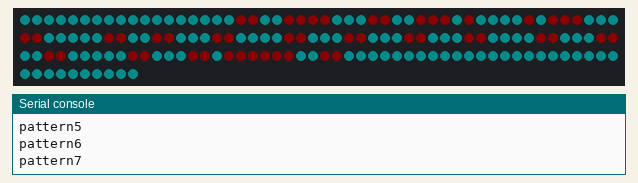
A program run on a simulated Raspberry Pi Pico running MicroPython. On the bench: 160 RGB LEDs in strip order, left to right, continuing on the next row, the last lines printed to the serial console. Dim RGB values are drawn brighter than linear; library files of the repository ran but are not shown: ws2812_pio_driver.py, NeoPixel.py.

Above: at 4.8 s.
At 5.72 s:
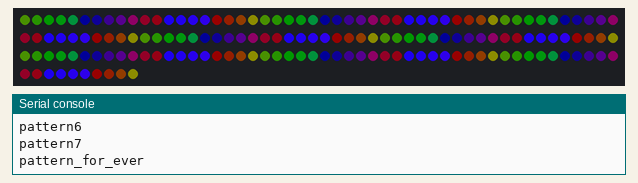
At 8.35 s:
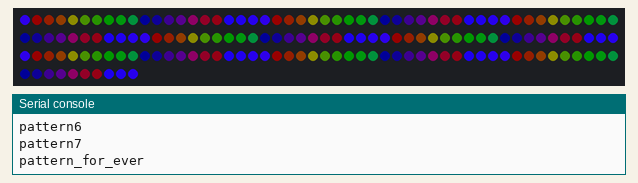
At 10.97 s:
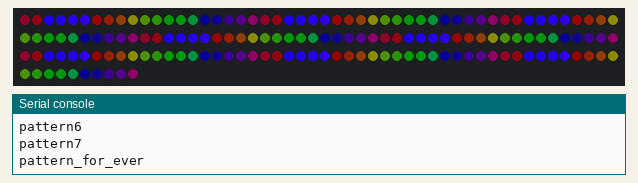
At 13.6 s:
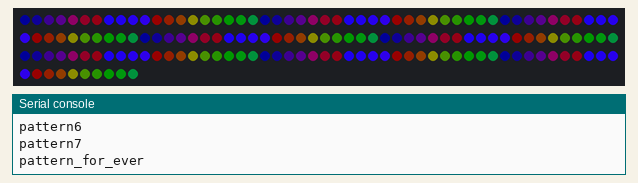
At 16.55 s:
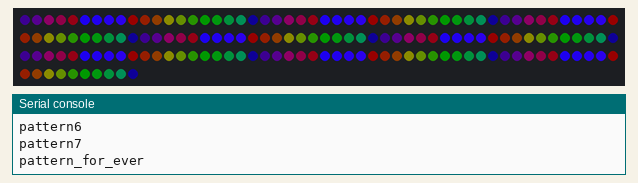

The program:

led.py
```python
#https://github.com/geobyjmh/pico_led
import array, time
import ws2812_pio_driver
import colour
from NeoPixel import NeoPixel

LED_ROW_COUNT = 16
LED_COL_COUNT = 10
TOTAL_LED_COUNT = LED_ROW_COUNT * LED_COL_COUNT

def turn_off_all_leds():
    strip.pixels_fill(colour.BLACK)
    strip.pixels_show()
    time.sleep(0.05)

def show_led_line_by_line(pixel_position):
    pixel_position_at_end_of_row = (pixel_position+1)%LED_ROW_COUNT == 0
    if pixel_position_at_end_of_row:
            strip.pixels_show()
            time.sleep(0.05)

def wheel(pos):
    # Input a value 0 to 31 to get a color value.
    # The colours are a transition r - g - b - back to r.
    if pos < 0 or pos > 31:
        return (0, 0, 0)
    if pos < 10:
        return (31 - pos * 3, pos * 3, 0)
    if pos < 15:
        pos -= 10
        return (0, 31 - pos * 3,pos * 3)
    pos -= 15
    return (pos * 3, 0, 31 - pos * 3)


def rainbow_cycle(wait):
    for j in range(256):
        for i in range(TOTAL_LED_COUNT):
            rc_index = (i * 256 // TOTAL_LED_COUNT) + j
            strip.pixels_set(wheel(rc_index & 31), i)
        strip.pixels_show()
        time.sleep(wait)

def pattern1():
    print('pattern1')
    for color in range(0,160):
        strip.pixels_set(colour.COLORS[color%2], color)
        show_led_line_by_line(color)


def pattern2():
    print('pattern2')
    for color in range(159,-1,-1):
        strip.pixels_set(colour.COLORS[color%3], color)
        show_led_line_by_line(color)

def pattern3():
    print('pattern3')
    for color in range(159,-1,-1):
        strip.pixels_set(colour.COLORS[color%3], color)
        show_led_line_by_line(color)

def pattern4():
    print('pattern4')
    color1 = 0
    num1 = 0
    num2 = 1
    for color in range(0,160):
        strip.pixels_set(colour.COLORS[color%4], color1)
        color1 += 16
        if color1 > 159:
            num1 +=1
            if num1 == 17:
                num1=0
            color1 = num1
        if  color1/num2 == 1 or num1/16 == 1 :
            num2 += 1
            if num2 >16:
                num2=2
            strip.pixels_show()
            time.sleep(0.05)

def pattern5():
    print('pattern5')
    color2 = 15
    num3 = 15
    for color in range(0,160):
        strip.pixels_set(colour.COLORS[color%5], color2)
        color2 += 16
        if color2 > 159:
            num3 -=1
            if num3 < 0:
                num3=15
            color2 = num3
        if  color2-1 == num3-1:
            strip.pixels_show()
            time.sleep(0.05)

def pattern6():
    print('pattern6')
    color1 = 0
    num1 = 0
    num2 = 1
    for color in range(0,160):
        strip.pixels_set(colour.BLACK, color1)
        color1 += 16
        if color1 > 159:
            num1 +=1
            if num1 == 17:
                num1=0
            color1 = num1
        if  color1/num2 == 1 or num1/16 == 1 :
            num2 += 1
            if num2 >16:
                num2=2
            strip.pixels_show()

def pattern7():
    print('pattern7')
    for color in range(0,160):
        strip.pixels_set(colour.PATTERN_121[color], color)
    strip.pixels_show()
    time.sleep(0.5)

def pattern_for_ever():
     print("pattern_for_ever")
     try:
         while(1): rainbow_cycle(0.002)
     except:
         turn_off_all_leds()


if __name__=='__main__':
    strip = NeoPixel()

    pattern1()
    turn_off_all_leds()

    pattern2()
    turn_off_all_leds()

    pattern3()
    turn_off_all_leds()

    pattern4()
    turn_off_all_leds()

    pattern5()
    turn_off_all_leds()

    pattern6()
    turn_off_all_leds()

    pattern7()
    turn_off_all_leds()

    pattern_for_ever()
```

colour.py
```python
#https://github.com/geobyjmh/pico_led

BLACK = (0, 0, 0)
RED = (15, 0, 0)
YELLOW = (15, 15, 0)
GREEN = (0, 15, 0)
CYAN = (0, 15, 15)
BLUE = (0, 0, 15)
PURPLE = (15, 0, 15)
WHITE = (15, 15, 15)

COLORS = [RED, YELLOW, GREEN, CYAN, BLUE, PURPLE, WHITE,BLACK ]

PATTERN_121 = [CYAN, CYAN, CYAN, CYAN, CYAN, CYAN, CYAN, CYAN, CYAN, CYAN, CYAN, CYAN, CYAN, CYAN, CYAN, CYAN,
               CYAN, CYAN, RED, RED, CYAN, CYAN, RED, RED, RED, RED, CYAN, CYAN, CYAN, RED, RED, CYAN,
               CYAN, RED, RED, RED, CYAN, RED, CYAN, CYAN, CYAN, CYAN, RED, CYAN, RED, RED, RED, CYAN,
               CYAN, CYAN, RED, RED, CYAN, CYAN, CYAN, CYAN, CYAN, RED, RED, CYAN, CYAN, RED, RED, CYAN,
               CYAN, CYAN, RED, RED, CYAN, CYAN, CYAN, CYAN, RED, RED, CYAN, CYAN, CYAN, RED, RED, CYAN,
               CYAN, CYAN, RED, RED, CYAN, CYAN, CYAN, RED, RED, CYAN, CYAN, CYAN, CYAN, RED, RED, CYAN,
               CYAN, CYAN, RED, RED, CYAN, CYAN, RED, RED, CYAN, CYAN, CYAN, CYAN, CYAN, RED, RED, CYAN,
               CYAN, CYAN, RED, RED, CYAN, RED, RED, RED, RED, RED, RED, CYAN, CYAN, RED, RED, CYAN,
               CYAN, CYAN, CYAN, CYAN, CYAN, CYAN, CYAN, CYAN, CYAN, CYAN, CYAN, CYAN, CYAN, CYAN, CYAN, CYAN,
               CYAN, CYAN, CYAN, CYAN, CYAN, CYAN, CYAN, CYAN, CYAN, CYAN, CYAN, CYAN, CYAN, CYAN, CYAN, CYAN]
        
```

Measured:
- by itself, everything shown: repeats every 10.5 s, in 32 steps
- what the display in image 0 shows lasts 0.5 s, from 4.7 s to 5.2 s
